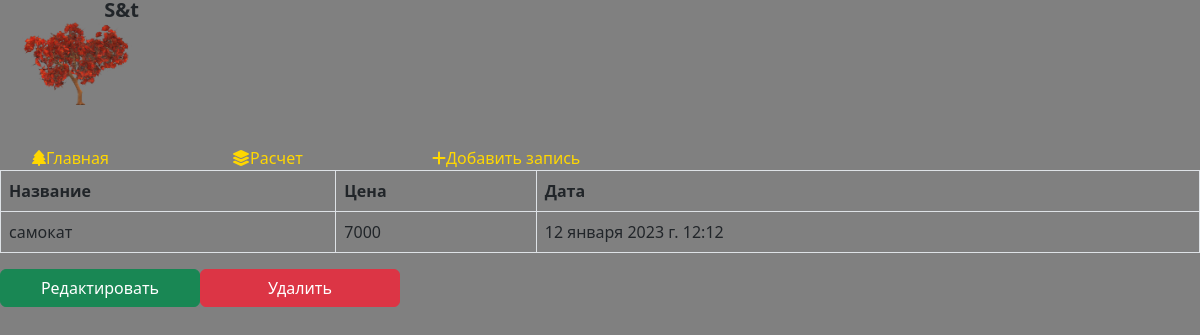
Screenshot of /bills/14 with the database file from the repository.
### bill/models.py (models this page shows, shortened)
class Bills(models.Model):
    title = models.CharField('Название', max_length=50)
    price = models.IntegerField('Цена', default=0)
    date = models.DateTimeField('Дата')
    def __str__(self):
        return f'{self.date:%Y-%m-%d} {self.price} {self.title}'
    class Meta:
        verbose_name = 'Расчёт'
        verbose_name_plural = 'Расчёты'

### bill/views.py (the view)
# urls.py: path('bills/<int:pk>', views.BillsDetailView.as_view(), name='bill-details'),
class BillsDetailView(DetailView):
    model = Bills
    template_name = 'bill/details_view.html'
    context_object_name = 'all_bills'

### bill/templates/bill/details_view.html (shortened to what this page needs)
{% extends 'bill/layout.html' %}
{% block content %}
    <div class="features">
        <div>
                <table class="table table-bordered table-hover">
                    <thead>
                        <tr class="active">
                            <th>Название</th>
                            <th>Цена</th>
                            <th>Дата</th>
                        </tr>
                    </thead>
                        <tbody>
                            <tr>
                                <td>{{ all_bills.title }}</td>
                                <td>{{ all_bills.price }}</td>
                                <td>{{ all_bills.date }}</td>
                            </tr>
                        </tbody>
                </table>
            </div>
        <a href="{% url 'bill-update' all_bills.id %}" class='btn btn-success'>Редактировать</a>
        <a href="{% url 'bill-delete' all_bills.id %}" class='btn btn-danger'>Удалить</a>
    </div>
{% endblock %}

### bill/static/bill/css/bill.css (style rules this page uses)
body { background: grey; }
aside a { background: grey; text-decoration: none; color: gold; float: left; width: 200px; }

### rows the page displays
Bills: title "самокат", price "7000", date "12 января 2023 г. 12:12"
